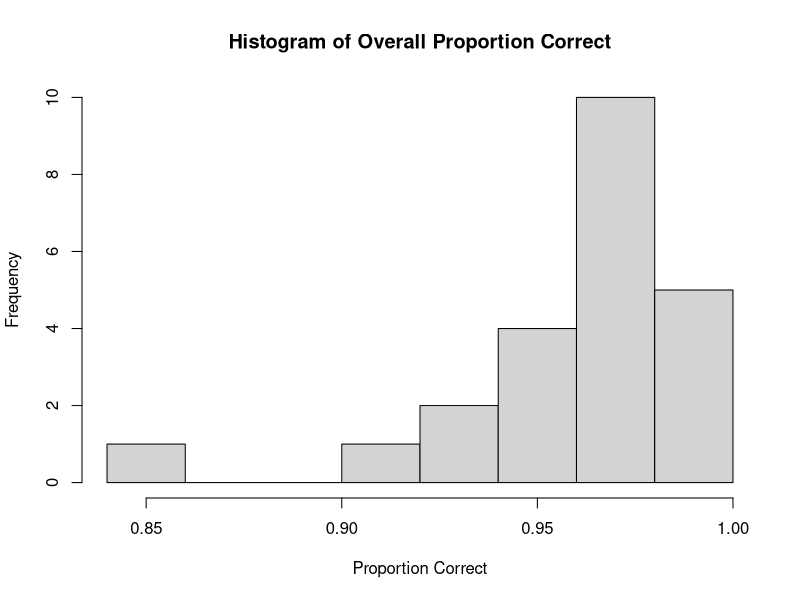
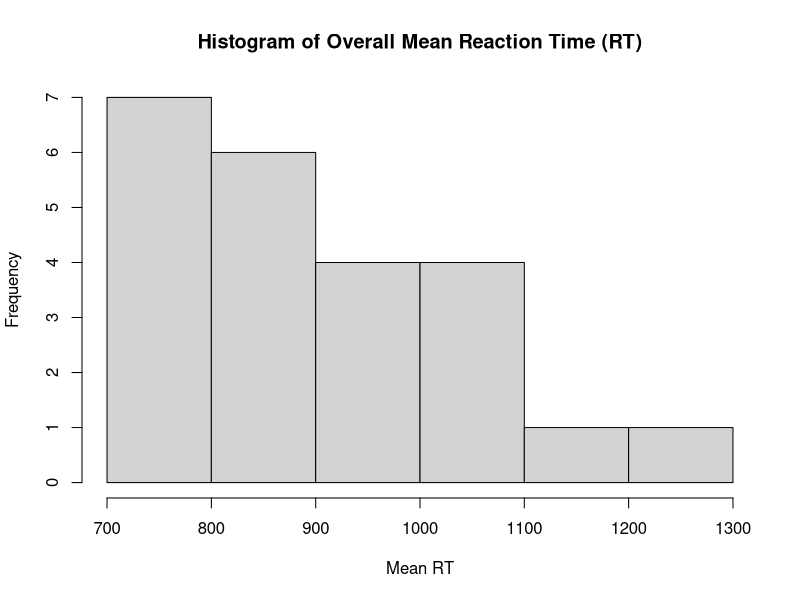
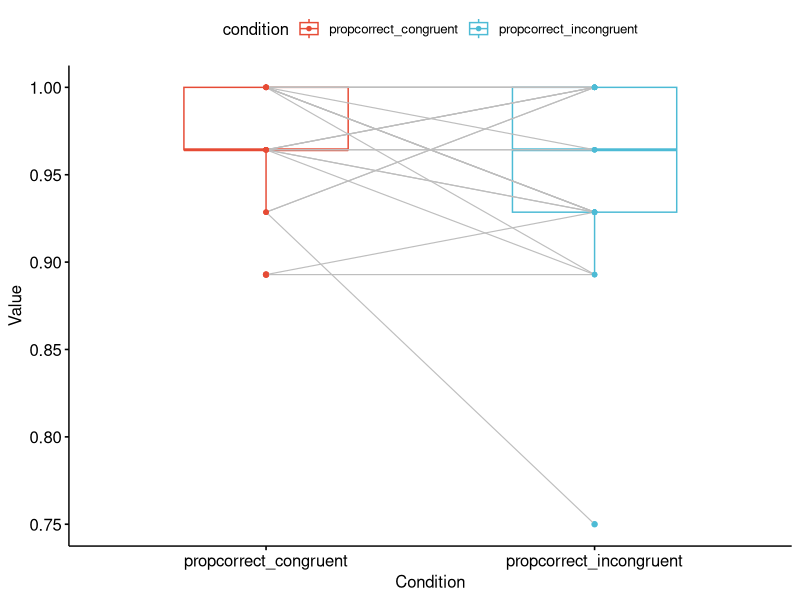
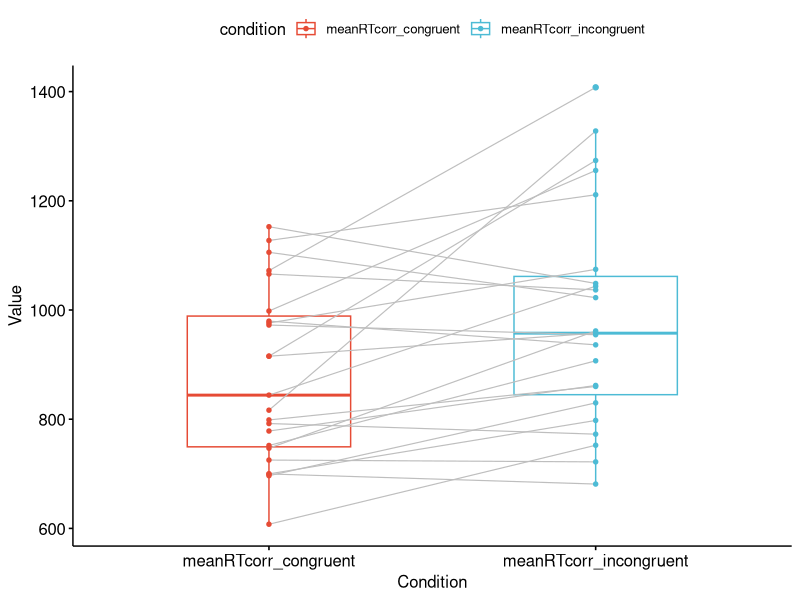

Reproduce these figures in R, in order.
# 16 March 2023 - Grace Handley
# Class: Advanced Research Methods
# R Basics & Cycle 1: Food Stroop

##### IMPORT AND CLEAN DATA #####
# Import our data with read.csv
setwd("/Users/gracehandley/Desktop/ARM3_16_23/")
data <- read.csv("foodstroopsummary.csv", header=TRUE, sep=",")

# Remove missing data 
data.clean <- na.omit(data)

##### EXPLORE THE DATA SET #####
# Check that are variables are numeric
class(data.clean[,"propcorrect"])
class(data.clean[,"meanRT"])

class(data.clean[,"propcorrect_congruent"])
class(data.clean[,"propcorrect_incongruent"])

class(data.clean[,"meanRTcorr_congruent"])
class(data.clean[,"meanRTcorr_incongruent"])

# Plot histogram of each OVERALL DV
hist(data.clean$propcorrect,
     main = "Histogram of Overall Proportion Correct",
     xlab = "Proportion Correct")
hist(data.clean$meanRT,
     main = "Histogram of Overall Mean Reaction Time (RT)",
     xlab = "Mean RT")

##### PAIRED SAMPLES T-TESTS #####
# t-test for accuracy DV
t.test(data.clean$propcorrect_congruent, data.clean$propcorrect_incongruent, 
       paired = TRUE, 
       alternative = "two.sided")

# t-test for RT DV
t.test(data.clean$meanRTcorr_congruent, data.clean$meanRTcorr_incongruent,
       paired = TRUE,
       alternative = "two.sided")

##### PLOTTING RESULTS #####
# First, install ggpubr using install.packages("ggpubr") in the console if it's the first time you're using this package
# Then, load ggpubr:
library(ggpubr)

# Plot the accuracy t-test results
ggpaired(data.clean, 
         cond1      = "propcorrect_congruent", 
         cond2      = "propcorrect_incongruent",
         color      = "condition", 
         line.color = "gray", 
         line.size  = 0.4,
         palette    = "npg")

# And finally plot the RT t-test results
ggpaired(data.clean, 
         cond1      = "meanRTcorr_congruent", 
         cond2      = "meanRTcorr_incongruent",
         color      = "condition", 
         line.color = "gray", 
         line.size  = 0.4,
         palette    = "npg")
         
